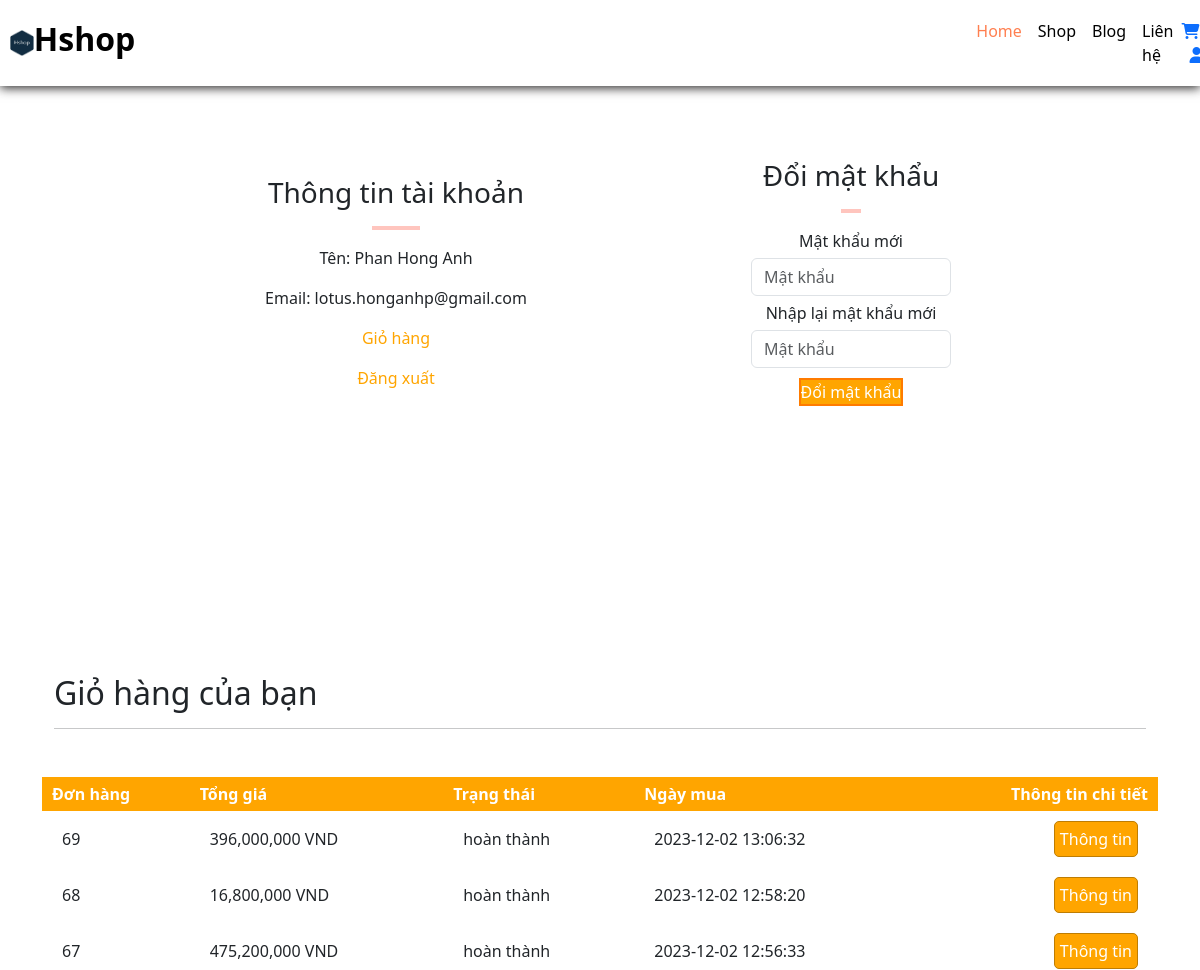
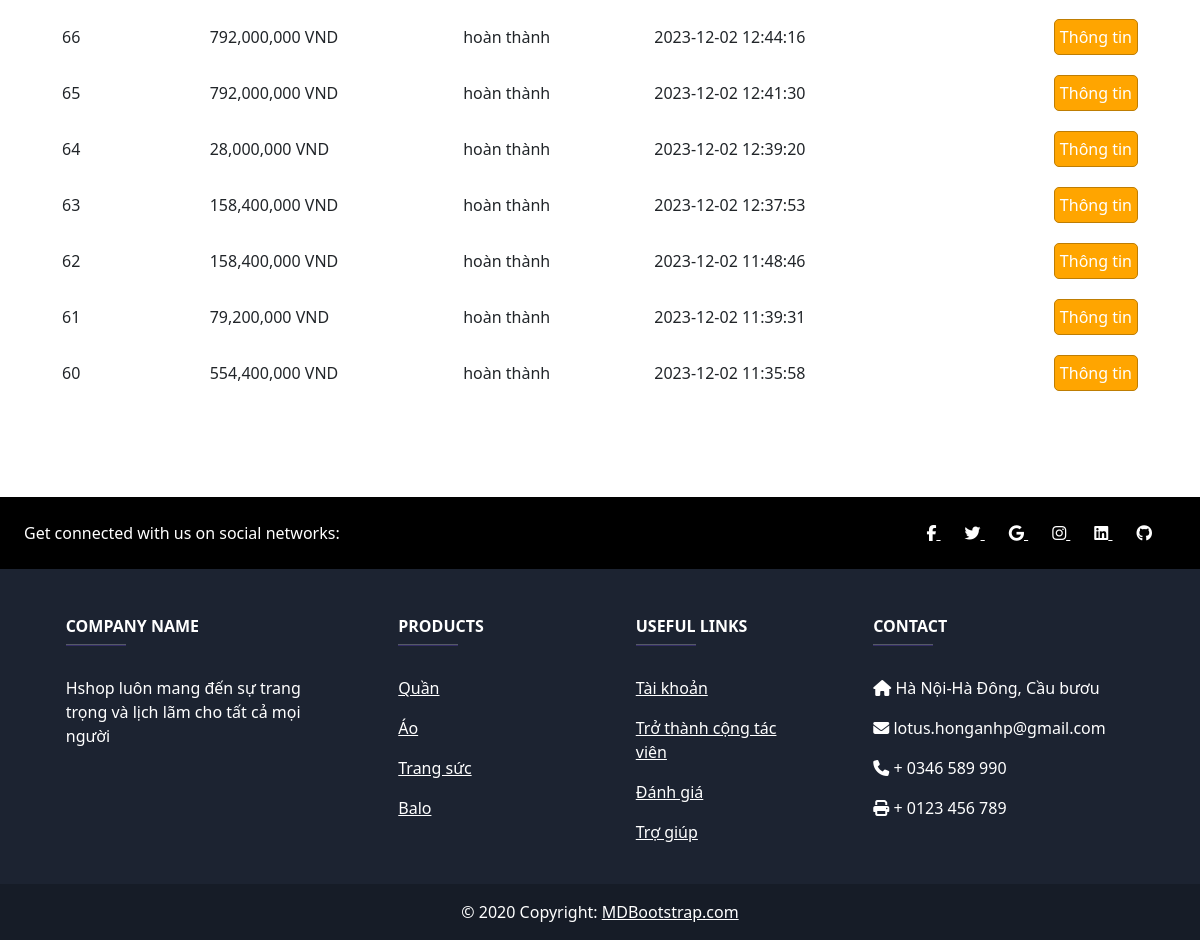
Screenshot of /Hshop/account.php (signed in) with the database file from the repository (2 pictures, top to bottom).
### tables this page shows
CREATE TABLE `orders` (
  `order_id` int(11) NOT NULL,
  `order_cost` int(15) NOT NULL,
  `order_status` varchar(100) NOT NULL,
  `user_id` int(11) NOT NULL,
  `user_phone` int(11) NOT NULL,
  `user_city` varchar(255) NOT NULL,
  `user_address` varchar(255) NOT NULL,
  `order_date` datetime NOT NULL
);

### Hshop/account.php (the view, shortened to what this page needs)
<?php
include("server/connection.php");
if (isset($_SESSION['logged_in'])) {
  $user_id = $_SESSION['user_id'];
  $stmt = $conn->prepare("SELECT * FROM orders WHERE user_id=? ORDER BY order_id DESC");
  $stmt->bind_param("i",$user_id);
  $stmt->execute();
  $orders = $stmt->get_result();
}
?>
<?php include('layouts/header.php') ?>
    <section class="my-5 py-5 ps-5 ms-5">
      <div class="row container mx-auto">
        <div class="text-center mt-3 col-lg-6 col-md-12 col-sm-12 pt-5 ps-5">
          <h3 class="font-weight-bold">Thông tin tài khoản</h3>
          <hr class="mx-auto bottom-line" />
          <div class="account-info">
            <p>Tên: <span><?php if(isset($_SESSION['user_name'])) {echo $_SESSION['user_name'];} ?></span></p>
            <p>Email: <span><?php if(isset($_SESSION['user_email'])) {echo $_SESSION['user_email'];} ?></span></p>
            <p><a style="text-decoration: none; color:orange;" href="#orders" id="orders-btn">Giỏ hàng</a></p>
            <p><a href="account.php?logout=1" id="logout-btn">Đăng xuất</a></p>
          </div>
        </div>
        <div class="col-lg-6 col-md-12 col-sm-12 mt-2 ps-5">
          <form action="account.php" method="POST" id="account-form">
            <h3>Đổi mật khẩu</h3>
            <hr class="mx-auto bottom-line" />
            <div class="form-group">
              <label for="">Mật khẩu mới</label>
              <input
                type="password"
                class="form-control"
                name="password"
                required
                id="account-password"
                placeholder="Mật khẩu"
              />
            </div>
            <div class="form-group">
              <label for="">Nhập lại mật khẩu mới</label>
              <input
                type="password"
                class="form-control"
                name="confirmPassword"
                required
                id="account-password-confirm"
                placeholder="Mật khẩu"
              />
            </div>
            <div class="form-group">
              <input type="submit" value="Đổi mật khẩu" name="change_password" id="change-pass-btn" />
            </div>
          </form>
        </div>
      </div>
    </section>
    <section class="cart container my-5 py-5">
      <div class="container mt-5">
        <h2 class="font-weight-bolde">Giỏ hàng của bạn</h2>
        <hr />
      </div>
      <table class="mt-5 pt-5">
        <tr>
          <th>Đơn hàng</th>
          <th>Tổng giá</th>
          <th>Trạng thái</th>
          <th>Ngày mua</th>
          <th>Thông tin chi tiết</th>
        </tr>
        <?php while($row = $orders->fetch_assoc()) { ?>
            <tr>
              <td>
                <div class="product-info">
                  <span><?php echo $row['order_id']; ?></span>
                </div>
              </td>
              <td>
                <span><?php echo number_format($row['order_cost'],'0','.',',') ?> VND</span>
              </td>
              <td>
                <span><?php echo $row['order_status'] ?></span>
              </td>
              <td>
                  <span><?php echo $row['order_date'] ?></span>
              </td>
              <td>
                  <form action="order_details.php" method="get" >
                    <input type="submit" name="order_details_btn" value="Thông tin" class="order-detail">
                  </form>
              </td>
            </tr>
        <?php } ?>
      </table>
    </section>
<?php include('layouts/footer.php') ?>

### Hshop/assets/css/style.css (style rules this page uses)
* { padding: 0; box-sizing: border-box; }
body { font-family:'Poppins','sans-serif'; }
h2 { font-size: 1.8rem; font-weight: 600; }
h3 { font-size: 1.5rem; font-weight: 800; }
.cart table { width: 100%; border-collapse: collapse; }
.cart .product-info { display: flex; flex-wrap: wrap; }
.cart th { text-align: left; padding: 5px 10px; color: #fff; background-color: orange; }
.cart td { padding: 10px 20px; }
td:last-child { text-align: right; }
th:last-child { text-align: right; }
#account-form { width: 50%; margin: 35px; text-align: center; padding: 20px; }
#account-form input { margin: 5px auto; }
#account-form #change-pass-btn { color: #fff; background-color: orange; border: 2px solid rgb(255, 123, 0); }
#account-form #orders-btn, #logout-btn { color: orange; text-decoration: 5px ; }
.bottom-line { width: 10%; height: 1%; align-items: center; text-align: center; justify-content: space-between; color: rgb(255, 30, 0); background-color: rgb(255, 30, 0); font-weight: bold; font-size: medium; border: 2px solid rgb(255, 30, 0); }
.order-detail { color: rgb(255, 255, 255); background-color: orange; border: 1px solid rgb(190, 125, 3); border-radius: 5px; padding: 5px; }

### rows the page displays
orders: order_id "69", order_cost "396,000,000", order_status "hoàn thành", order_date "2023-12-02 13:06:32"
orders: order_id "68", order_cost "16,800,000", order_status "hoàn thành", order_date "2023-12-02 12:58:20"
orders: order_id "67", order_cost "475,200,000", order_status "hoàn thành", order_date "2023-12-02 12:56:33"
orders: order_id "66", order_cost "792,000,000", order_status "hoàn thành", order_date "2023-12-02 12:44:16"
orders: order_id "65", order_cost "792,000,000", order_status "hoàn thành", order_date "2023-12-02 12:41:30"
orders: order_id "64", order_cost "28,000,000", order_status "hoàn thành", order_date "2023-12-02 12:39:20"
orders: order_id "63", order_cost "158,400,000", order_status "hoàn thành", order_date "2023-12-02 12:37:53"
orders: order_id "62", order_cost "158,400,000", order_status "hoàn thành", order_date "2023-12-02 11:48:46"
orders: order_id "61", order_cost "79,200,000", order_status "hoàn thành", order_date "2023-12-02 11:39:31"
orders: order_id "60", order_cost "554,400,000", order_status "hoàn thành", order_date "2023-12-02 11:35:58"

### other values shown
$_SESSION['user_name'] "Phan Hong Anh"
$_SESSION['user_email'] "lotus.honganhp@gmail.com"
